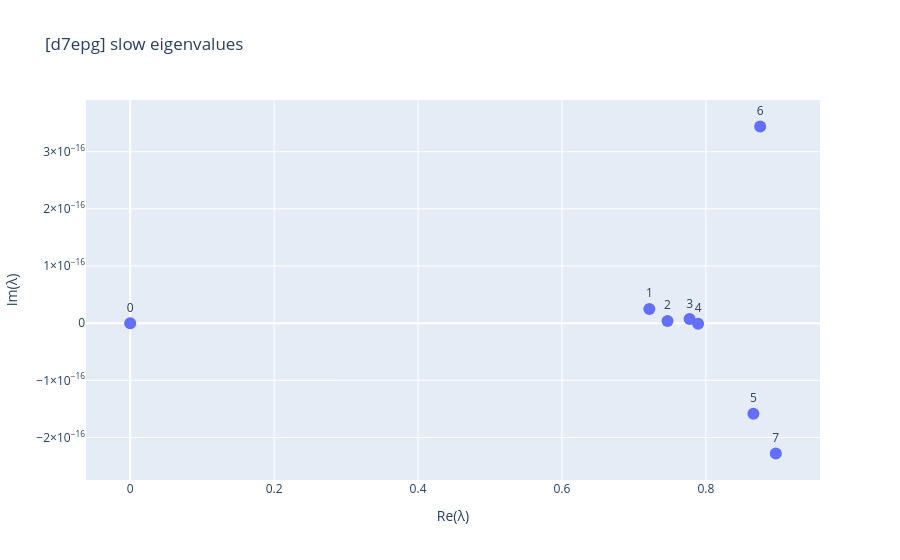
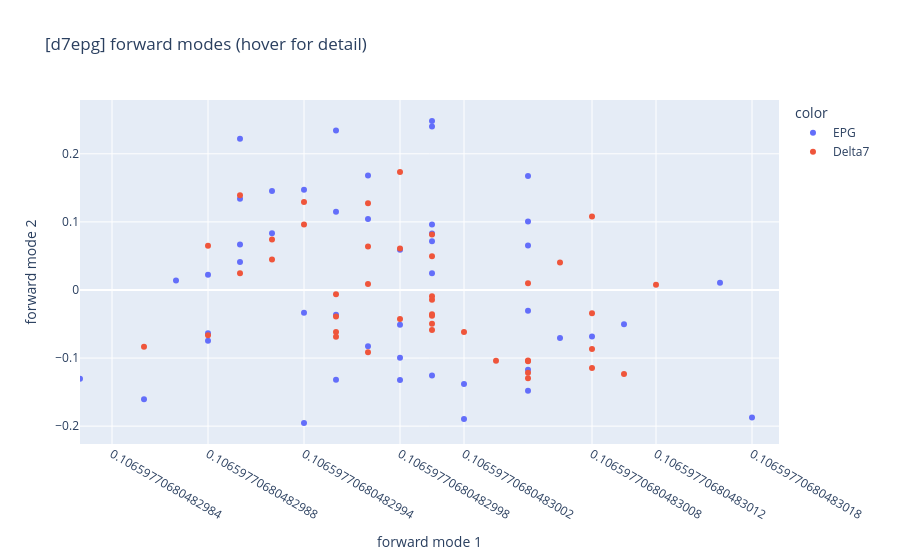
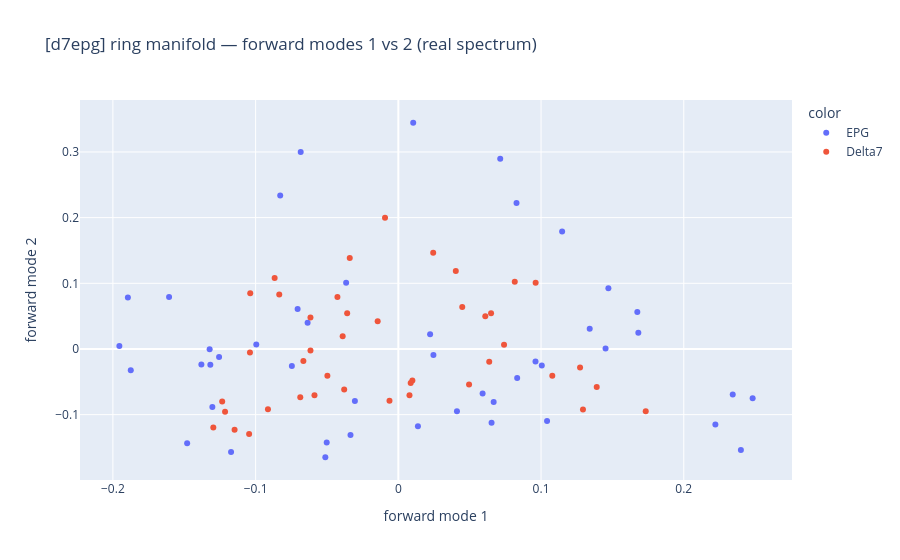
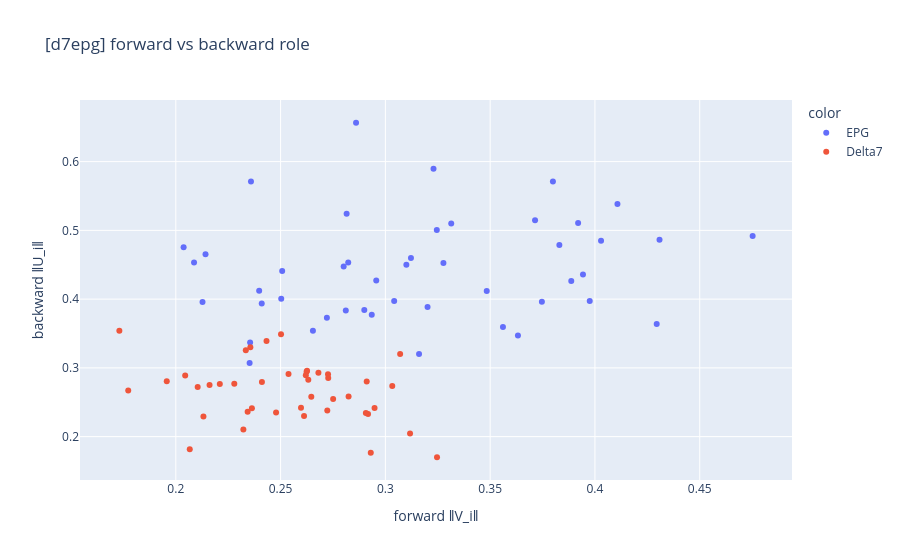

Write notebook code for charts like these, in order.
### Markdown cell above
## Pass 2 — Delta7 + EPG combined

The full compass circuit (88 neurons). Spectral seriation ordering; the EPG ring
coordinate is retained where available (Delta7 has none).

### Code cell
rc_all = load_ring_connectome(['Delta7', 'EPG'], reorder='seriation')
b_all = explore_population(rc_all, 'd7epg')

### Figure 1 — Plotly figure (JSON) as saved in the notebook; plotly's stock layout.template omitted (floating-point values rounded to 4 significant figures)
{"data": [{"hovertemplate": "Re(λ)=%{x}<br>Im(λ)=%{y}<br>text=%{text}<extra></extra>", "legendgroup": "", "marker": {"color": "#636efa", "size": 12, "symbol": "circle"}, "mode": "markers+text", "name": "", "orientation": "v", "showlegend": false, "text": ["0", "1", "2", "3", "4", "5", "6", "7"], "textposition": "top center", "type": "scatter", "x": [-1.32e-16, 0.7214, 0.7467, 0.7774, 0.7891, 0.866, 0.8755, 0.8972], "xaxis": "x", "y": [-2.233e-19, 2.485e-17, 3.868e-18, 7.101e-18, -1.122e-18, -1.587e-16, 3.441e-16, -2.281e-16], "yaxis": "y"}], "layout": {"legend": {"tracegroupgap": 0}, "title": {"text": "[d7epg] slow eigenvalues"}, "xaxis": {"anchor": "y", "domain": [0.0, 1.0], "title": {"text": "Re(λ)"}}, "yaxis": {"anchor": "x", "domain": [0.0, 1.0], "title": {"text": "Im(λ)"}}}}

### Figure 2 — Plotly figure (JSON) as saved in the notebook; plotly's stock layout.template omitted (floating-point values rounded to 4 significant figures)
{"data": [{"hovertemplate": "<b>%{hovertext}</b><br><br>color=EPG<br>forward mode 1=%{x}<br>forward mode 2=%{y}<extra></extra>", "hovertext": ["1126647624<br>EPG(PB08)_R8<br>EPG<br>group 2", "5813061251<br>EPG(PB08)_R8<br>EPG<br>group 2", "1125964814<br>EPG(PB08)_R8<br>EPG<br>group 1", "1034219901<br>EPG(PB08)_R7<br>EPG<br>group 5", "1002507159<br>EPG(PB08)_R7<br>EPG<br>group 5", "1002852791<br>EPG(PB08)_R7<br>EPG<br>group 2", "697001770<br>EPG(PB08)_L2<br>EPG<br>group 2", "789126240<br>EPG(PB08)_L5<br>EPG<br>group 1", "912545106<br>EPG(PB08)_L2<br>EPG<br>group 2", "910438331<br>EPG(PB08)_R6<br>EPG<br>group 5", "387364605<br>EPG(PB08)_L3<br>EPG<br>group 5", "941132434<br>EPG(PB08)_R6<br>EPG<br>group 1", "758419409<br>EPG(PB08)_L3<br>EPG<br>group 5", "5813040233<br>EPG(PB08)_R8<br>EPG<br>group 1", "449438847<br>EPG(PB08)_L3<br>EPG<br>group 5", "819828986<br>EPG(PB08)_L5<br>EPG<br>group 6", "788794171<br>EPG(PB08)_L6<br>EPG<br>group 7", "942491983<br>EPG(PB08)_R6<br>EPG<br>group 1", "694920753<br>EPG(PB08)_R5<br>EPG<br>group 1", "725951521<br>EPG(PB08)_R5<br>EPG<br>group 1", "696362840<br>EPG(PB08)_L5<br>EPG<br>group 6", "695956656<br>EPG(PB08)_R4<br>EPG<br>group 6", "665314820<br>EPG(PB08)_L4<br>EPG<br>group 1", "5813027103<br>EPG(PB08)_R5<br>EPG<br>group 1", "633546217<br>EPG(PB08)_R4<br>EPG<br>group 6", "5813022281<br>EPG(PB08)_L4<br>EPG<br>group 1", "541870397<br>EPG(PB08)_L6<br>EPG<br>group 7", "634962055<br>EPG(PB08)_L4<br>EPG<br>group 1", "416642425<br>EPG(PB08)_R4<br>EPG<br>group 7", "1447576662<br>EPG(PB08)_L1<br>EPG<br>group 1", "912601268<br>EPG(PB08)_L6<br>EPG<br>group 7", "572870540<br>EPG(PB08)_L1<br>EPG<br>group 1", "478375456<br>EPG(PB08)_R3<br>EPG<br>group 7", "541118908<br>EPG(PB08)_R3<br>EPG<br>group 1", "5813080838<br>EPG(PB08)_R3<br>EPG<br>group 0", "5813014873<br>EPG(PB08)_R1<br>EPG<br>group 1", "5813077544<br>EPG(PB08)_R1<br>EPG<br>group 3", "695629525<br>EPG(PB08)_R2<br>EPG<br>group 4", "632544268<br>EPG(PB08)_R2<br>EPG<br>group 4", "1035045015<br>EPG(PB08)_L7<br>EPG<br>group 4", "5813012006<br>EPG(PB08)_L7<br>EPG<br>group 4", "1167995070<br>EPG(PB08)_L8<br>EPG<br>group 3", "1168664495<br>EPG(PB08)_L8<br>EPG<br>group 3", "1065410141<br>EPG(PB08)_L8<br>EPG<br>group 3", "1004017998<br>EPG(PB08)_L7<br>EPG<br>group 4", "1127476096<br>EPG(PB08)_L8<br>EPG<br>group 3"], "legendgroup": "EPG", "marker": {"color": "#636efa", "symbol": "circle"}, "mode": "markers", "name": "EPG", "orientation": "v", "showlegend": true, "type": "scatter", "x": [0.1066, 0.1066, 0.1066, 0.1066, 0.1066, 0.1066, 0.1066, 0.1066, 0.1066, 0.1066, 0.1066, 0.1066, 0.1066, 0.1066, 0.1066, 0.1066, 0.1066, 0.1066, 0.1066, 0.1066, 0.1066, 0.1066, 0.1066, 0.1066, 0.1066, 0.1066, 0.1066, 0.1066, 0.1066, 0.1066, 0.1066, 0.1066, 0.1066, 0.1066, 0.1066, 0.1066, 0.1066, 0.1066, 0.1066, 0.1066, 0.1066, 0.1066, 0.1066, 0.1066, 0.1066, 0.1066], "xaxis": "x", "y": [-0.1955, -0.1875, -0.1303, 0.01042, -0.06841, -0.08277, -0.1895, -0.03352, -0.1606, 0.1472, 0.07139, 0.1452, 0.1148, -0.148, 0.08282, -0.05019, -0.138, 0.1675, 0.06679, 0.04108, -0.03043, -0.07461, 0.1005, 0.01372, -0.09954, 0.08326, -0.1317, 0.05904, -0.1256, -0.1172, -0.1322, -0.05115, -0.07059, -0.06358, -0.03657, 0.06532, 0.1042, 0.1682, 0.1341, 0.02459, 0.09611, 0.2222, 0.24, 0.2343, 0.02225, 0.2483], "yaxis": "y"}, {"hovertemplate": "<b>%{hovertext}</b><br><br>color=Delta7<br>forward mode 1=%{x}<br>forward mode 2=%{y}<extra></extra>", "hovertext": ["911919917<br>Delta7(PB15)_L1L9R8_R<br>Delta7<br>group 1", "881221166<br>Delta7(PB15)_L1L9R8_R<br>Delta7<br>group 1", "941814787<br>Delta7(PB15)_L6R3_L<br>Delta7<br>group 0", "911911004<br>Delta7(PB15)_L1L9R8_R<br>Delta7<br>group 1", "911211196<br>Delta7(PB15)_L6R4_L<br>Delta7<br>group 6", "911574261<br>Delta7(PB15)_L1L9R8_R<br>Delta7<br>group 1", "911241750<br>Delta7(PB15)_L6R4_L<br>Delta7<br>group 6", "973959177<br>Delta7(PB15)_L6R3_L<br>Delta7<br>group 0", "911919044<br>Delta7(PB15)_L6R3_L<br>Delta7<br>group 0", "911574041<br>Delta7(PB15)_L2R7_R<br>Delta7<br>group 0", "5813061383<br>Delta7(PB15)_L1L9R8_R<br>Delta7<br>group 1", "911470352<br>Delta7(PB15)_L2R7_R<br>Delta7<br>group 0", "734581598<br>Delta7(PB15)_L6R3_L<br>Delta7<br>group 0", "941810314<br>Delta7(PB15)_L7R3_L<br>Delta7<br>group 0", "910801332<br>Delta7(PB15)_L5R4_L<br>Delta7<br>group 6", "941482720<br>Delta7(PB15)_L6R3_L<br>Delta7<br>group 0", "880875736<br>Delta7(PB15)_L5R4_L<br>Delta7<br>group 6", "911578496<br>Delta7(PB15)_L2R7_R<br>Delta7<br>group 0", "942522378<br>Delta7(PB15)_L2R7_R<br>Delta7<br>group 0", "911911699<br>Delta7(PB15)_L2R7_R<br>Delta7<br>group 0", "880530613<br>Delta7(PB15)_L5R4_L<br>Delta7<br>group 6", "5813048042<br>Delta7(PB15)_L5R4_L<br>Delta7<br>group 6", "910783883<br>Delta7(PB15)_L8R1R9_L<br>Delta7<br>group 6", "912243353<br>Delta7(PB15)_L7R2_L<br>Delta7<br>group 0", "911565419<br>Delta7(PB15)_L3R6_R<br>Delta7<br>group 0", "911129204<br>Delta7(PB15)_L7R2_L<br>Delta7<br>group 0", "910442782<br>Delta7(PB15)_L4R6_R<br>Delta7<br>group 1", "910783961<br>Delta7(PB15)_L3R6_R<br>Delta7<br>group 0", "1158747783<br>Delta7(PB15)_L7R2_L<br>Delta7<br>group 0", "880880259<br>Delta7(PB15)_L4R5_R<br>Delta7<br>group 0", "911906936<br>Delta7(PB15)_L3R6_R<br>Delta7<br>group 0", "910442752<br>Delta7(PB15)_L8R1R9_L<br>Delta7<br>group 6", "911578595<br>Delta7(PB15)_L8R1R9_L<br>Delta7<br>group 6", "911129339<br>Delta7(PB15)_L4R5_R<br>Delta7<br>group 0", "910783731<br>Delta7(PB15)_L8R1R9_L<br>Delta7<br>group 6", "910442723<br>Delta7(PB15)_L4R5_R<br>Delta7<br>group 1", "911138168<br>Delta7(PB15)_L4R5_R<br>Delta7<br>group 0", "911901802<br>Delta7(PB15)_L4R6_R<br>Delta7<br>group 0", "911911193<br>Delta7(PB15)_L8R1R9_L<br>Delta7<br>group 6", "941469087<br>Delta7(PB15)_L3R6_R<br>Delta7<br>group 0", "910796989<br>Delta7(PB15)_L5R4_L<br>Delta7<br>group 6", "911134009<br>Delta7(PB15)_L4R5_R<br>Delta7<br>group 0"], "legendgroup": "Delta7", "marker": {"color": "#EF553B", "symbol": "circle"}, "mode": "markers", "name": "Delta7", "orientation": "v", "showlegend": true, "type": "scatter", "x": [0.1066, 0.1066, 0.1066, 0.1066, 0.1066, 0.1066, 0.1066, 0.1066, 0.1066, 0.1066, 0.1066, 0.1066, 0.1066, 0.1066, 0.1066, 0.1066, 0.1066, 0.1066, 0.1066, 0.1066, 0.1066, 0.1066, 0.1066, 0.1066, 0.1066, 0.1066, 0.1066, 0.1066, 0.1066, 0.1066, 0.1066, 0.1066, 0.1066, 0.1066, 0.1066, 0.1066, 0.1066, 0.1066, 0.1066, 0.1066, 0.1066, 0.1066], "xaxis": "x", "y": [-0.1147, -0.1046, -0.06157, -0.1296, -0.06156, -0.1234, -0.06654, -0.03585, -0.039, -0.1038, -0.1214, -0.08344, -0.104, -0.04267, -0.04971, -0.01447, -0.09135, -0.08667, -0.03404, -0.009326, -0.06871, -0.05876, 0.1079, 0.04479, 0.08158, 0.06093, 0.07407, 0.04025, 0.06497, 0.007806, 0.02443, 0.1273, 0.1733, 0.009849, 0.139, -0.006195, 0.008649, 0.06368, 0.1294, 0.09621, -0.03794, 0.04955], "yaxis": "y"}], "layout": {"legend": {"title": {"text": "color"}, "tracegroupgap": 0}, "title": {"text": "[d7epg] forward modes (hover for detail)"}, "xaxis": {"anchor": "y", "domain": [0.0, 1.0], "title": {"text": "forward mode 1"}}, "yaxis": {"anchor": "x", "domain": [0.0, 1.0], "title": {"text": "forward mode 2"}}}}

### Figure 3 — Plotly figure (JSON) as saved in the notebook; plotly's stock layout.template omitted (floating-point values rounded to 4 significant figures)
{"data": [{"hovertemplate": "<b>%{hovertext}</b><br><br>color=EPG<br>forward mode 1=%{x}<br>forward mode 2=%{y}<extra></extra>", "hovertext": ["1126647624<br>EPG(PB08)_R8<br>EPG<br>group 2", "5813061251<br>EPG(PB08)_R8<br>EPG<br>group 2", "1125964814<br>EPG(PB08)_R8<br>EPG<br>group 1", "1034219901<br>EPG(PB08)_R7<br>EPG<br>group 5", "1002507159<br>EPG(PB08)_R7<br>EPG<br>group 5", "1002852791<br>EPG(PB08)_R7<br>EPG<br>group 2", "697001770<br>EPG(PB08)_L2<br>EPG<br>group 2", "789126240<br>EPG(PB08)_L5<br>EPG<br>group 1", "912545106<br>EPG(PB08)_L2<br>EPG<br>group 2", "910438331<br>EPG(PB08)_R6<br>EPG<br>group 5", "387364605<br>EPG(PB08)_L3<br>EPG<br>group 5", "941132434<br>EPG(PB08)_R6<br>EPG<br>group 1", "758419409<br>EPG(PB08)_L3<br>EPG<br>group 5", "5813040233<br>EPG(PB08)_R8<br>EPG<br>group 1", "449438847<br>EPG(PB08)_L3<br>EPG<br>group 5", "819828986<br>EPG(PB08)_L5<br>EPG<br>group 6", "788794171<br>EPG(PB08)_L6<br>EPG<br>group 7", "942491983<br>EPG(PB08)_R6<br>EPG<br>group 1", "694920753<br>EPG(PB08)_R5<br>EPG<br>group 1", "725951521<br>EPG(PB08)_R5<br>EPG<br>group 1", "696362840<br>EPG(PB08)_L5<br>EPG<br>group 6", "695956656<br>EPG(PB08)_R4<br>EPG<br>group 6", "665314820<br>EPG(PB08)_L4<br>EPG<br>group 1", "5813027103<br>EPG(PB08)_R5<br>EPG<br>group 1", "633546217<br>EPG(PB08)_R4<br>EPG<br>group 6", "5813022281<br>EPG(PB08)_L4<br>EPG<br>group 1", "541870397<br>EPG(PB08)_L6<br>EPG<br>group 7", "634962055<br>EPG(PB08)_L4<br>EPG<br>group 1", "416642425<br>EPG(PB08)_R4<br>EPG<br>group 7", "1447576662<br>EPG(PB08)_L1<br>EPG<br>group 1", "912601268<br>EPG(PB08)_L6<br>EPG<br>group 7", "572870540<br>EPG(PB08)_L1<br>EPG<br>group 1", "478375456<br>EPG(PB08)_R3<br>EPG<br>group 7", "541118908<br>EPG(PB08)_R3<br>EPG<br>group 1", "5813080838<br>EPG(PB08)_R3<br>EPG<br>group 0", "5813014873<br>EPG(PB08)_R1<br>EPG<br>group 1", "5813077544<br>EPG(PB08)_R1<br>EPG<br>group 3", "695629525<br>EPG(PB08)_R2<br>EPG<br>group 4", "632544268<br>EPG(PB08)_R2<br>EPG<br>group 4", "1035045015<br>EPG(PB08)_L7<br>EPG<br>group 4", "5813012006<br>EPG(PB08)_L7<br>EPG<br>group 4", "1167995070<br>EPG(PB08)_L8<br>EPG<br>group 3", "1168664495<br>EPG(PB08)_L8<br>EPG<br>group 3", "1065410141<br>EPG(PB08)_L8<br>EPG<br>group 3", "1004017998<br>EPG(PB08)_L7<br>EPG<br>group 4", "1127476096<br>EPG(PB08)_L8<br>EPG<br>group 3"], "legendgroup": "EPG", "marker": {"color": "#636efa", "symbol": "circle"}, "mode": "markers", "name": "EPG", "orientation": "v", "showlegend": true, "type": "scatter", "x": [-0.1955, -0.1875, -0.1303, 0.01042, -0.06841, -0.08277, -0.1895, -0.03352, -0.1606, 0.1472, 0.07139, 0.1452, 0.1148, -0.148, 0.08282, -0.05019, -0.138, 0.1675, 0.06679, 0.04108, -0.03043, -0.07461, 0.1005, 0.01372, -0.09954, 0.08326, -0.1317, 0.05904, -0.1256, -0.1172, -0.1322, -0.05115, -0.07059, -0.06358, -0.03657, 0.06532, 0.1042, 0.1682, 0.1341, 0.02459, 0.09611, 0.2222, 0.24, 0.2343, 0.02225, 0.2483], "xaxis": "x", "y": [0.004671, -0.0323, -0.08838, 0.3445, 0.3, 0.2335, 0.07855, -0.1308, 0.07906, 0.0924, 0.2897, 0.0007823, 0.179, -0.1437, 0.2224, -0.1423, -0.0237, 0.05627, -0.0809, -0.0949, -0.07919, -0.02598, -0.02526, -0.1176, 0.006888, -0.04433, -0.02391, -0.06785, -0.01219, -0.1568, -0.0003261, -0.1649, 0.06092, 0.04006, 0.101, -0.1124, -0.1098, 0.02474, 0.03074, -0.009067, -0.01925, -0.115, -0.1537, -0.06937, 0.02246, -0.07497], "yaxis": "y"}, {"hovertemplate": "<b>%{hovertext}</b><br><br>color=Delta7<br>forward mode 1=%{x}<br>forward mode 2=%{y}<extra></extra>", "hovertext": ["911919917<br>Delta7(PB15)_L1L9R8_R<br>Delta7<br>group 1", "881221166<br>Delta7(PB15)_L1L9R8_R<br>Delta7<br>group 1", "941814787<br>Delta7(PB15)_L6R3_L<br>Delta7<br>group 0", "911911004<br>Delta7(PB15)_L1L9R8_R<br>Delta7<br>group 1", "911211196<br>Delta7(PB15)_L6R4_L<br>Delta7<br>group 6", "911574261<br>Delta7(PB15)_L1L9R8_R<br>Delta7<br>group 1", "911241750<br>Delta7(PB15)_L6R4_L<br>Delta7<br>group 6", "973959177<br>Delta7(PB15)_L6R3_L<br>Delta7<br>group 0", "911919044<br>Delta7(PB15)_L6R3_L<br>Delta7<br>group 0", "911574041<br>Delta7(PB15)_L2R7_R<br>Delta7<br>group 0", "5813061383<br>Delta7(PB15)_L1L9R8_R<br>Delta7<br>group 1", "911470352<br>Delta7(PB15)_L2R7_R<br>Delta7<br>group 0", "734581598<br>Delta7(PB15)_L6R3_L<br>Delta7<br>group 0", "941810314<br>Delta7(PB15)_L7R3_L<br>Delta7<br>group 0", "910801332<br>Delta7(PB15)_L5R4_L<br>Delta7<br>group 6", "941482720<br>Delta7(PB15)_L6R3_L<br>Delta7<br>group 0", "880875736<br>Delta7(PB15)_L5R4_L<br>Delta7<br>group 6", "911578496<br>Delta7(PB15)_L2R7_R<br>Delta7<br>group 0", "942522378<br>Delta7(PB15)_L2R7_R<br>Delta7<br>group 0", "911911699<br>Delta7(PB15)_L2R7_R<br>Delta7<br>group 0", "880530613<br>Delta7(PB15)_L5R4_L<br>Delta7<br>group 6", "5813048042<br>Delta7(PB15)_L5R4_L<br>Delta7<br>group 6", "910783883<br>Delta7(PB15)_L8R1R9_L<br>Delta7<br>group 6", "912243353<br>Delta7(PB15)_L7R2_L<br>Delta7<br>group 0", "911565419<br>Delta7(PB15)_L3R6_R<br>Delta7<br>group 0", "911129204<br>Delta7(PB15)_L7R2_L<br>Delta7<br>group 0", "910442782<br>Delta7(PB15)_L4R6_R<br>Delta7<br>group 1", "910783961<br>Delta7(PB15)_L3R6_R<br>Delta7<br>group 0", "1158747783<br>Delta7(PB15)_L7R2_L<br>Delta7<br>group 0", "880880259<br>Delta7(PB15)_L4R5_R<br>Delta7<br>group 0", "911906936<br>Delta7(PB15)_L3R6_R<br>Delta7<br>group 0", "910442752<br>Delta7(PB15)_L8R1R9_L<br>Delta7<br>group 6", "911578595<br>Delta7(PB15)_L8R1R9_L<br>Delta7<br>group 6", "911129339<br>Delta7(PB15)_L4R5_R<br>Delta7<br>group 0", "910783731<br>Delta7(PB15)_L8R1R9_L<br>Delta7<br>group 6", "910442723<br>Delta7(PB15)_L4R5_R<br>Delta7<br>group 1", "911138168<br>Delta7(PB15)_L4R5_R<br>Delta7<br>group 0", "911901802<br>Delta7(PB15)_L4R6_R<br>Delta7<br>group 0", "911911193<br>Delta7(PB15)_L8R1R9_L<br>Delta7<br>group 6", "941469087<br>Delta7(PB15)_L3R6_R<br>Delta7<br>group 0", "910796989<br>Delta7(PB15)_L5R4_L<br>Delta7<br>group 6", "911134009<br>Delta7(PB15)_L4R5_R<br>Delta7<br>group 0"], "legendgroup": "Delta7", "marker": {"color": "#EF553B", "symbol": "circle"}, "mode": "markers", "name": "Delta7", "orientation": "v", "showlegend": true, "type": "scatter", "x": [-0.1147, -0.1046, -0.06157, -0.1296, -0.06156, -0.1234, -0.06654, -0.03585, -0.039, -0.1038, -0.1214, -0.08344, -0.104, -0.04267, -0.04971, -0.01447, -0.09135, -0.08667, -0.03404, -0.009326, -0.06871, -0.05876, 0.1079, 0.04479, 0.08158, 0.06093, 0.07407, 0.04025, 0.06497, 0.007806, 0.02443, 0.1273, 0.1733, 0.009849, 0.139, -0.006195, 0.008649, 0.06368, 0.1294, 0.09621, -0.03794, 0.04955], "xaxis": "x", "y": [-0.1229, -0.1295, 0.04785, -0.1196, -0.002405, -0.08011, -0.01816, 0.05429, 0.01954, 0.08481, -0.0956, 0.08298, -0.005516, 0.07898, -0.0408, 0.04234, -0.09172, 0.1082, 0.1384, 0.2, -0.07368, -0.07062, -0.04081, 0.06374, 0.1023, 0.04997, 0.006449, 0.1185, 0.05424, -0.07051, 0.1466, -0.02831, -0.09472, -0.04792, -0.05775, -0.07878, -0.05182, -0.01959, -0.09213, 0.1007, -0.06182, -0.05404], "yaxis": "y"}], "layout": {"legend": {"title": {"text": "color"}, "tracegroupgap": 0}, "title": {"text": "[d7epg] ring manifold — forward modes 1 vs 2 (real spectrum)"}, "xaxis": {"anchor": "y", "domain": [0.0, 1.0], "title": {"text": "forward mode 1"}}, "yaxis": {"anchor": "x", "domain": [0.0, 1.0], "title": {"text": "forward mode 2"}}}}

### Figure 4 — Plotly figure (JSON) as saved in the notebook; plotly's stock layout.template omitted (floating-point values rounded to 4 significant figures)
{"data": [{"hovertemplate": "<b>%{hovertext}</b><br><br>color=EPG<br>forward ‖V_i‖=%{x}<br>backward ‖U_i‖=%{y}<extra></extra>", "hovertext": ["1126647624<br>EPG(PB08)_R8<br>EPG<br>group 2", "5813061251<br>EPG(PB08)_R8<br>EPG<br>group 2", "1125964814<br>EPG(PB08)_R8<br>EPG<br>group 1", "1034219901<br>EPG(PB08)_R7<br>EPG<br>group 5", "1002507159<br>EPG(PB08)_R7<br>EPG<br>group 5", "1002852791<br>EPG(PB08)_R7<br>EPG<br>group 2", "697001770<br>EPG(PB08)_L2<br>EPG<br>group 2", "789126240<br>EPG(PB08)_L5<br>EPG<br>group 1", "912545106<br>EPG(PB08)_L2<br>EPG<br>group 2", "910438331<br>EPG(PB08)_R6<br>EPG<br>group 5", "387364605<br>EPG(PB08)_L3<br>EPG<br>group 5", "941132434<br>EPG(PB08)_R6<br>EPG<br>group 1", "758419409<br>EPG(PB08)_L3<br>EPG<br>group 5", "5813040233<br>EPG(PB08)_R8<br>EPG<br>group 1", "449438847<br>EPG(PB08)_L3<br>EPG<br>group 5", "819828986<br>EPG(PB08)_L5<br>EPG<br>group 6", "788794171<br>EPG(PB08)_L6<br>EPG<br>group 7", "942491983<br>EPG(PB08)_R6<br>EPG<br>group 1", "694920753<br>EPG(PB08)_R5<br>EPG<br>group 1", "725951521<br>EPG(PB08)_R5<br>EPG<br>group 1", "696362840<br>EPG(PB08)_L5<br>EPG<br>group 6", "695956656<br>EPG(PB08)_R4<br>EPG<br>group 6", "665314820<br>EPG(PB08)_L4<br>EPG<br>group 1", "5813027103<br>EPG(PB08)_R5<br>EPG<br>group 1", "633546217<br>EPG(PB08)_R4<br>EPG<br>group 6", "5813022281<br>EPG(PB08)_L4<br>EPG<br>group 1", "541870397<br>EPG(PB08)_L6<br>EPG<br>group 7", "634962055<br>EPG(PB08)_L4<br>EPG<br>group 1", "416642425<br>EPG(PB08)_R4<br>EPG<br>group 7", "1447576662<br>EPG(PB08)_L1<br>EPG<br>group 1", "912601268<br>EPG(PB08)_L6<br>EPG<br>group 7", "572870540<br>EPG(PB08)_L1<br>EPG<br>group 1", "478375456<br>EPG(PB08)_R3<br>EPG<br>group 7", "541118908<br>EPG(PB08)_R3<br>EPG<br>group 1", "5813080838<br>EPG(PB08)_R3<br>EPG<br>group 0", "5813014873<br>EPG(PB08)_R1<br>EPG<br>group 1", "5813077544<br>EPG(PB08)_R1<br>EPG<br>group 3", "695629525<br>EPG(PB08)_R2<br>EPG<br>group 4", "632544268<br>EPG(PB08)_R2<br>EPG<br>group 4", "1035045015<br>EPG(PB08)_L7<br>EPG<br>group 4", "5813012006<br>EPG(PB08)_L7<br>EPG<br>group 4", "1167995070<br>EPG(PB08)_L8<br>EPG<br>group 3", "1168664495<br>EPG(PB08)_L8<br>EPG<br>group 3", "1065410141<br>EPG(PB08)_L8<br>EPG<br>group 3", "1004017998<br>EPG(PB08)_L7<br>EPG<br>group 4", "1127476096<br>EPG(PB08)_L8<br>EPG<br>group 3"], "legendgroup": "EPG", "marker": {"color": "#636efa", "symbol": "circle"}, "mode": "markers", "name": "EPG", "orientation": "v", "showlegend": true, "type": "scatter", "x": [0.3747, 0.3633, 0.2503, 0.4753, 0.4308, 0.383, 0.3314, 0.2355, 0.3277, 0.3943, 0.3799, 0.2801, 0.3245, 0.3161, 0.323, 0.2654, 0.4295, 0.3484, 0.2127, 0.2508, 0.2956, 0.3201, 0.241, 0.2398, 0.3042, 0.2142, 0.4107, 0.2087, 0.3122, 0.2935, 0.392, 0.2811, 0.2359, 0.2037, 0.2352, 0.2721, 0.286, 0.2823, 0.2815, 0.31, 0.3561, 0.3714, 0.4029, 0.3975, 0.2899, 0.3887], "xaxis": "x", "y": [0.3962, 0.347, 0.4007, 0.492, 0.4863, 0.4788, 0.5098, 0.3369, 0.4526, 0.4358, 0.5712, 0.4473, 0.5005, 0.3201, 0.5897, 0.3539, 0.3639, 0.4118, 0.3957, 0.441, 0.4272, 0.3886, 0.3935, 0.4122, 0.3972, 0.4653, 0.5382, 0.4532, 0.4597, 0.3771, 0.5108, 0.3836, 0.5712, 0.4753, 0.307, 0.3729, 0.6565, 0.4533, 0.5243, 0.4498, 0.3593, 0.5147, 0.4851, 0.3972, 0.3842, 0.4264], "yaxis": "y"}, {"hovertemplate": "<b>%{hovertext}</b><br><br>color=Delta7<br>forward ‖V_i‖=%{x}<br>backward ‖U_i‖=%{y}<extra></extra>", "hovertext": ["911919917<br>Delta7(PB15)_L1L9R8_R<br>Delta7<br>group 1", "881221166<br>Delta7(PB15)_L1L9R8_R<br>Delta7<br>group 1", "941814787<br>Delta7(PB15)_L6R3_L<br>Delta7<br>group 0", "911911004<br>Delta7(PB15)_L1L9R8_R<br>Delta7<br>group 1", "911211196<br>Delta7(PB15)_L6R4_L<br>Delta7<br>group 6", "911574261<br>Delta7(PB15)_L1L9R8_R<br>Delta7<br>group 1", "911241750<br>Delta7(PB15)_L6R4_L<br>Delta7<br>group 6", "973959177<br>Delta7(PB15)_L6R3_L<br>Delta7<br>group 0", "911919044<br>Delta7(PB15)_L6R3_L<br>Delta7<br>group 0", "911574041<br>Delta7(PB15)_L2R7_R<br>Delta7<br>group 0", "5813061383<br>Delta7(PB15)_L1L9R8_R<br>Delta7<br>group 1", "911470352<br>Delta7(PB15)_L2R7_R<br>Delta7<br>group 0", "734581598<br>Delta7(PB15)_L6R3_L<br>Delta7<br>group 0", "941810314<br>Delta7(PB15)_L7R3_L<br>Delta7<br>group 0", "910801332<br>Delta7(PB15)_L5R4_L<br>Delta7<br>group 6", "941482720<br>Delta7(PB15)_L6R3_L<br>Delta7<br>group 0", "880875736<br>Delta7(PB15)_L5R4_L<br>Delta7<br>group 6", "911578496<br>Delta7(PB15)_L2R7_R<br>Delta7<br>group 0", "942522378<br>Delta7(PB15)_L2R7_R<br>Delta7<br>group 0", "911911699<br>Delta7(PB15)_L2R7_R<br>Delta7<br>group 0", "880530613<br>Delta7(PB15)_L5R4_L<br>Delta7<br>group 6", "5813048042<br>Delta7(PB15)_L5R4_L<br>Delta7<br>group 6", "910783883<br>Delta7(PB15)_L8R1R9_L<br>Delta7<br>group 6", "912243353<br>Delta7(PB15)_L7R2_L<br>Delta7<br>group 0", "911565419<br>Delta7(PB15)_L3R6_R<br>Delta7<br>group 0", "911129204<br>Delta7(PB15)_L7R2_L<br>Delta7<br>group 0", "910442782<br>Delta7(PB15)_L4R6_R<br>Delta7<br>group 1", "910783961<br>Delta7(PB15)_L3R6_R<br>Delta7<br>group 0", "1158747783<br>Delta7(PB15)_L7R2_L<br>Delta7<br>group 0", "880880259<br>Delta7(PB15)_L4R5_R<br>Delta7<br>group 0", "911906936<br>Delta7(PB15)_L3R6_R<br>Delta7<br>group 0", "910442752<br>Delta7(PB15)_L8R1R9_L<br>Delta7<br>group 6", "911578595<br>Delta7(PB15)_L8R1R9_L<br>Delta7<br>group 6", "911129339<br>Delta7(PB15)_L4R5_R<br>Delta7<br>group 0", "910783731<br>Delta7(PB15)_L8R1R9_L<br>Delta7<br>group 6", "910442723<br>Delta7(PB15)_L4R5_R<br>Delta7<br>group 1", "911138168<br>Delta7(PB15)_L4R5_R<br>Delta7<br>group 0", "911901802<br>Delta7(PB15)_L4R6_R<br>Delta7<br>group 0", "911911193<br>Delta7(PB15)_L8R1R9_L<br>Delta7<br>group 6", "941469087<br>Delta7(PB15)_L3R6_R<br>Delta7<br>group 0", "910796989<br>Delta7(PB15)_L5R4_L<br>Delta7<br>group 6", "911134009<br>Delta7(PB15)_L4R5_R<br>Delta7<br>group 0"], "legendgroup": "Delta7", "marker": {"color": "#EF553B", "symbol": "circle"}, "mode": "markers", "name": "Delta7", "orientation": "v", "showlegend": true, "type": "scatter", "x": [0.2356, 0.2411, 0.2646, 0.2502, 0.2624, 0.1957, 0.2612, 0.2626, 0.2363, 0.262, 0.2161, 0.2597, 0.293, 0.2911, 0.1773, 0.2726, 0.3071, 0.2632, 0.2343, 0.3033, 0.2538, 0.2334, 0.2723, 0.3246, 0.2917, 0.2824, 0.2067, 0.2322, 0.3118, 0.2104, 0.268, 0.2433, 0.2751, 0.2279, 0.2727, 0.2948, 0.221, 0.2045, 0.2478, 0.2907, 0.1731, 0.2132], "xaxis": "x", "y": [0.3302, 0.2795, 0.258, 0.349, 0.2943, 0.2806, 0.2302, 0.2959, 0.2413, 0.2893, 0.2752, 0.2418, 0.1767, 0.2802, 0.2671, 0.2906, 0.3203, 0.2829, 0.2363, 0.2738, 0.2913, 0.3256, 0.2379, 0.17, 0.2331, 0.2585, 0.1816, 0.2103, 0.2046, 0.2722, 0.2928, 0.3392, 0.2546, 0.2768, 0.2851, 0.2415, 0.2765, 0.2891, 0.235, 0.2345, 0.3541, 0.2294], "yaxis": "y"}], "layout": {"legend": {"title": {"text": "color"}, "tracegroupgap": 0}, "title": {"text": "[d7epg] forward vs backward role"}, "xaxis": {"anchor": "y", "domain": [0.0, 1.0], "title": {"text": "forward ‖V_i‖"}}, "yaxis": {"anchor": "x", "domain": [0.0, 1.0], "title": {"text": "backward ‖U_i‖"}}}}
